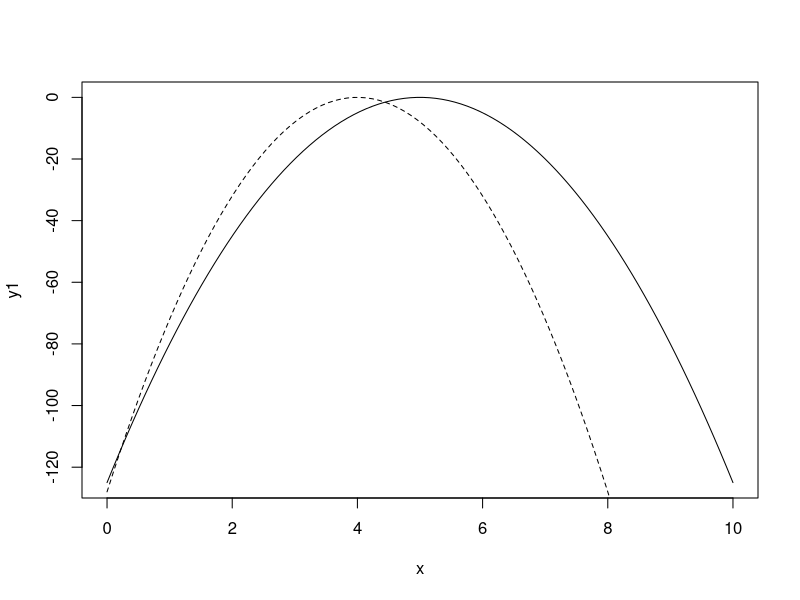
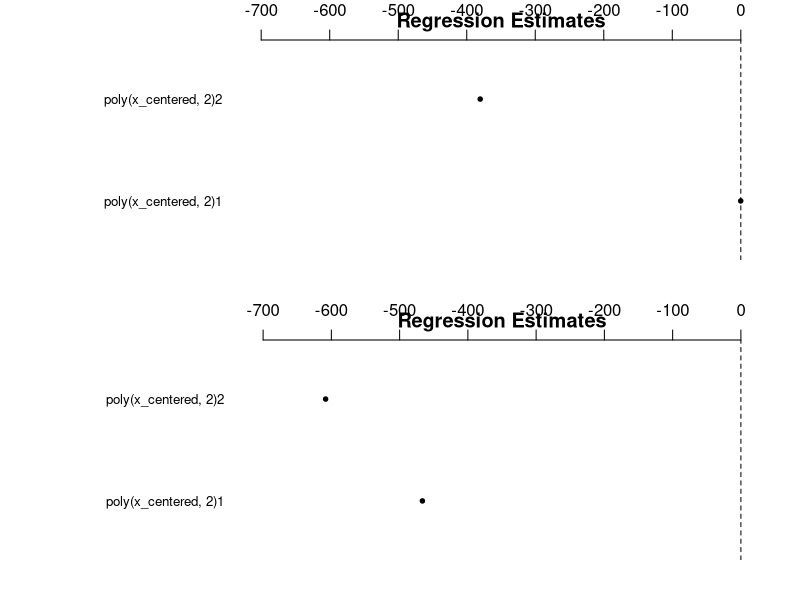
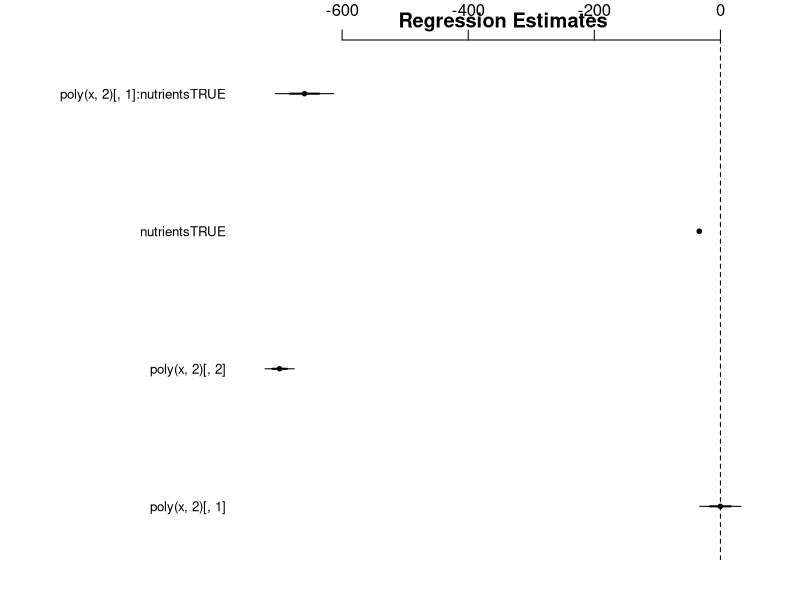

Here is the R script that generated these plots, in order:
## ---- chunk 1
x <- seq(0, 10, length.out = 100)
y1 <- (x - 5) ^ 2 * (-5)
y2 <- (x - 3) * 16 + (x - 3) ^ 2 * (-8) - 8
plot(x, y1, type = "l", lty = 1)
lines(x, y2, lty = 2)
## ---- chunk 2
set.seed(1)
noise <- rnorm(length(x), 0, 0.8)
x_centered <- x - mean(x)
dat <- data.frame(x = c(x_centered, x_centered), y = c(y1 + noise, y2 + noise),
  nutrients = c(rep(FALSE, length(y1)), rep(TRUE, length(y2))))
## ---- chunk 3
m1 <- lm(I(y1 + noise) ~ poly(x_centered, 2))
m2 <- lm(I(y2 + noise) ~ poly(x_centered, 2))

par(mfrow = c(2, 1))
arm::coefplot(m1, mar = c(2, 10, 2, 2), xlim = c(-700, 0))
arm::coefplot(m2, mar = c(2, 10, 2, 2), xlim = c(-700, 0))
## ---- chunk 4
par(mfrow = c(1, 1))
m <- lm(y ~ poly(x, 2)[,1] + poly(x, 2)[,2] + nutrients +
  nutrients * poly(x, 2)[,1], data = dat)
arm::coefplot(m, mar = c(2, 10, 2, 2))
